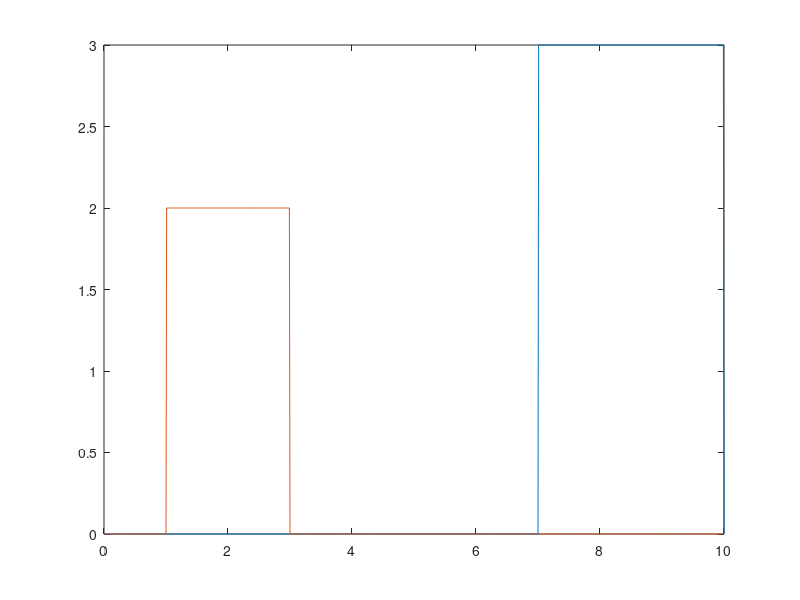
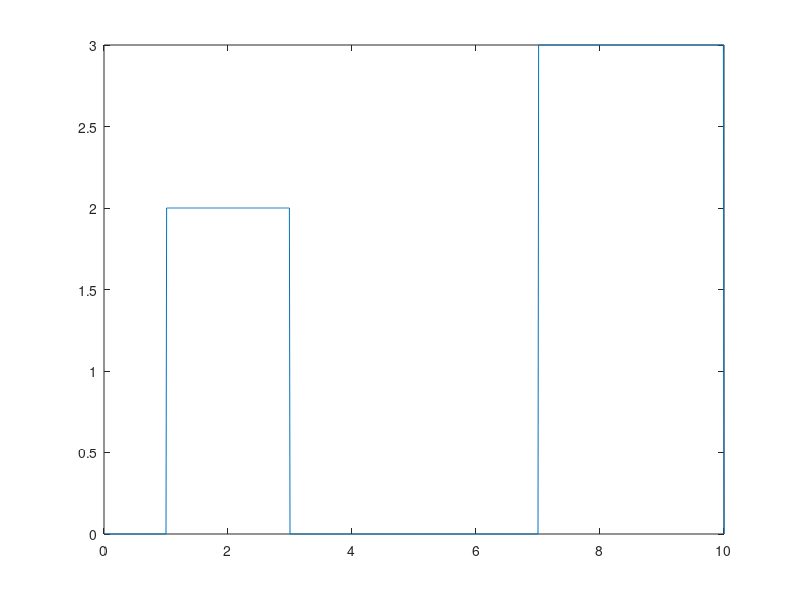

MATLAB code for these plots, in order:
t=0:0.01:10;

x1 = zeros(size(t));
x1(t>7 & t<10)=3;

x2 = zeros(size(t));
x2(t>1 & t<3)=2;


figure
plot(t,x1, t, x2)




x3 = x1+x2;
figure
plot(t,x3)



